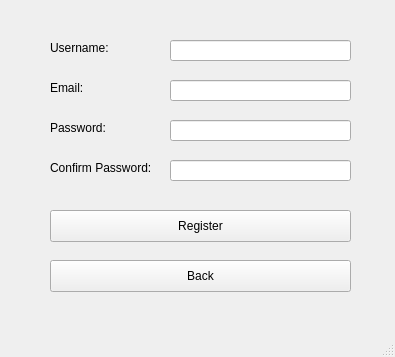
<?xml version="1.0" encoding="UTF-8"?>
<ui version="4.0">
 <class>RegisterWindow</class>
 <widget class="QMainWindow" name="RegisterWindow">
  <property name="geometry">
   <rect>
    <x>0</x>
    <y>0</y>
    <width>395</width>
    <height>357</height>
   </rect>
  </property>
  <property name="windowTitle">
   <string>Register</string>
  </property>
  <widget class="QWidget" name="centralwidget">
   <widget class="QLabel" name="label_username">
    <property name="geometry">
     <rect>
      <x>50</x>
      <y>40</y>
      <width>81</width>
      <height>16</height>
     </rect>
    </property>
    <property name="text">
     <string>Username:</string>
    </property>
   </widget>
   <widget class="QLabel" name="label_password">
    <property name="geometry">
     <rect>
      <x>50</x>
      <y>120</y>
      <width>81</width>
      <height>16</height>
     </rect>
    </property>
    <property name="text">
     <string>Password:</string>
    </property>
   </widget>
   <widget class="QLabel" name="label_confirm_password">
    <property name="geometry">
     <rect>
      <x>50</x>
      <y>160</y>
      <width>101</width>
      <height>16</height>
     </rect>
    </property>
    <property name="text">
     <string>Confirm Password:</string>
    </property>
   </widget>
   <widget class="QLineEdit" name="lineEdit_username">
    <property name="geometry">
     <rect>
      <x>170</x>
      <y>40</y>
      <width>181</width>
      <height>21</height>
     </rect>
    </property>
   </widget>
   <widget class="QLineEdit" name="lineEdit_password">
    <property name="geometry">
     <rect>
      <x>170</x>
      <y>120</y>
      <width>181</width>
      <height>21</height>
     </rect>
    </property>
    <property name="echoMode">
     <enum>QLineEdit::Password</enum>
    </property>
   </widget>
   <widget class="QLineEdit" name="lineEdit_confirm_password">
    <property name="geometry">
     <rect>
      <x>170</x>
      <y>160</y>
      <width>181</width>
      <height>21</height>
     </rect>
    </property>
    <property name="echoMode">
     <enum>QLineEdit::Password</enum>
    </property>
   </widget>
   <widget class="QPushButton" name="pushButton_register">
    <property name="geometry">
     <rect>
      <x>50</x>
      <y>210</y>
      <width>301</width>
      <height>32</height>
     </rect>
    </property>
    <property name="text">
     <string>Register</string>
    </property>
   </widget>
   <widget class="QPushButton" name="pushButton_back">
    <property name="geometry">
     <rect>
      <x>50</x>
      <y>260</y>
      <width>301</width>
      <height>32</height>
     </rect>
    </property>
    <property name="text">
     <string>Back</string>
    </property>
   </widget>
   <widget class="QLabel" name="label_email">
    <property name="geometry">
     <rect>
      <x>50</x>
      <y>80</y>
      <width>81</width>
      <height>16</height>
     </rect>
    </property>
    <property name="text">
     <string>Email:</string>
    </property>
   </widget>
   <widget class="QLineEdit" name="lineEdit_email">
    <property name="geometry">
     <rect>
      <x>170</x>
      <y>80</y>
      <width>181</width>
      <height>21</height>
     </rect>
    </property>
   </widget>
  </widget>
  <widget class="QMenuBar" name="menubar">
   <property name="geometry">
    <rect>
     <x>0</x>
     <y>0</y>
     <width>395</width>
     <height>21</height>
    </rect>
   </property>
  </widget>
  <widget class="QStatusBar" name="statusbar"/>
 </widget>
 <resources/>
 <connections/>
</ui>
